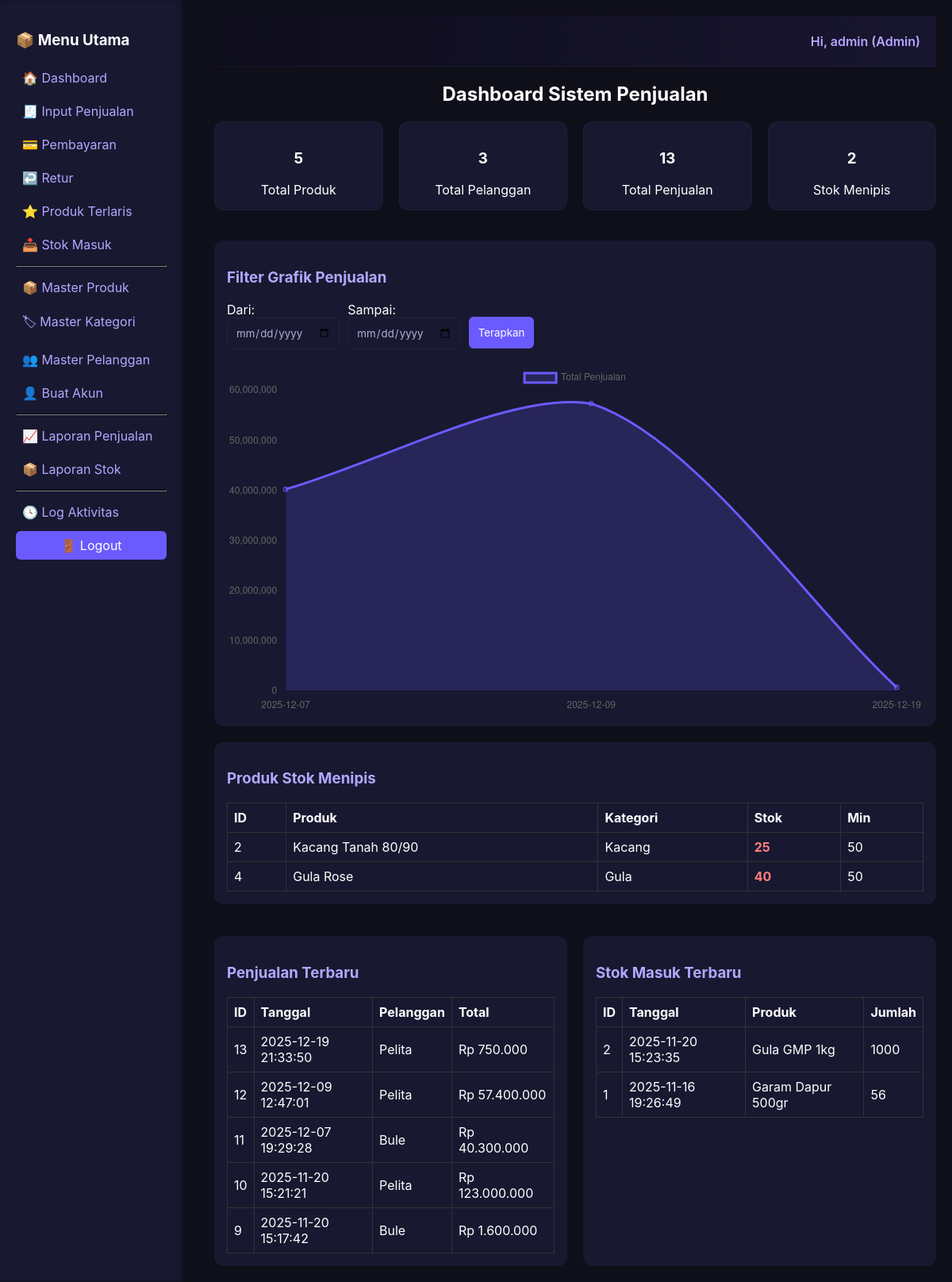
/pages/dashboard.php (signed in), run on the app's committed database.
### tables this page shows
CREATE TABLE `produk` (
  `produk_id` int(11) NOT NULL,
  `nama_produk` varchar(100) NOT NULL,
  `harga` decimal(12,2) NOT NULL,
  `stok` int(11) DEFAULT 0,
  `stok_minimum` int(11) DEFAULT 50,
  `kategori_id` int(11) DEFAULT NULL
);

CREATE TABLE `kategori_produk` (
  `kategori_id` int(11) NOT NULL,
  `nama_kategori` varchar(100) NOT NULL,
  `deskripsi` text DEFAULT NULL
);

CREATE TABLE `penjualan` (
  `penjualan_id` int(11) NOT NULL,
  `no_nota` int(11) NOT NULL,
  `tanggal` datetime DEFAULT current_timestamp(),
  `total` decimal(12,2) DEFAULT 0.00,
  `customer_id` int(11) DEFAULT NULL,
  `user_id` int(11) DEFAULT NULL,
  `status_pembayaran` enum('Lunas','Belum Lunas') DEFAULT 'Belum Lunas'
);

CREATE TABLE `customer` (
  `customer_id` int(11) NOT NULL,
  `nama_toko` varchar(100) NOT NULL,
  `alamat` text DEFAULT NULL,
  `telepon` varchar(20) DEFAULT NULL
);

CREATE TABLE `stok_masuk` (
  `stok_id` int(11) NOT NULL,
  `produk_id` int(11) NOT NULL,
  `user_id` int(11) NOT NULL,
  `tanggal` datetime DEFAULT current_timestamp(),
  `jumlah` int(11) NOT NULL,
  `keterangan` text DEFAULT NULL
);

### includes/funcs.php (called while the page is built, shortened)
<?php
function rupiah($n){
    return "Rp " . number_format($n,0,',','.');
}

### pages/dashboard.php (the view, shortened to what this page needs)
<?php
require_once __DIR__ . '/../config/database.php';
require_once __DIR__ . '/../includes/funcs.php';
$username = $_SESSION['username'];
$role     = ucfirst($_SESSION['role']);
$total_produk    = $pdo->query("SELECT COUNT(*) FROM produk")->fetchColumn();
$total_pelanggan = $pdo->query("SELECT COUNT(*) FROM customer")->fetchColumn();
$total_penjualan = $pdo->query("SELECT COUNT(*) FROM penjualan")->fetchColumn();
$stok_menipis    = $pdo->query("SELECT COUNT(*) FROM produk WHERE stok < stok_minimum")->fetchColumn();
$start = $_GET['start'] ?? '';
$end   = $_GET['end'] ?? '';
$where = "";
$params = [];
if (!$start && !$end) {
    $where .= " AND tanggal >= CURDATE() - INTERVAL 30 DAY";
}
$single_day = ($start && $end && $start == $end);
if ($single_day) {
    $sql_chart = "
        SELECT DATE_FORMAT(tanggal, '%H:%i') AS label, SUM(total) AS total
        FROM penjualan
        WHERE 1=1 $where
        GROUP BY HOUR(tanggal), MINUTE(tanggal)
        ORDER BY tanggal ASC
    ";
}
else {
    $sql_chart = "
        SELECT DATE(tanggal) AS label, SUM(total) AS total
        FROM penjualan
        WHERE 1=1 $where
        GROUP BY DATE(tanggal)
        ORDER BY label ASC
    ";
}
$stmt = $pdo->prepare($sql_chart);
$stmt->execute($params);
$chart = $stmt->fetchAll(PDO::FETCH_ASSOC);
$labels = [];
$totals = [];
foreach ($chart as $row) {
    $labels[] = $row['label'];
    $totals[] = (float)$row['total'];
}
$low_stock_products = $pdo->query("
    SELECT p.*, k.nama_kategori
    FROM produk p
    LEFT JOIN kategori_produk k ON p.kategori_id = k.kategori_id
    WHERE stok < stok_minimum
    ORDER BY stok ASC
")->fetchAll();
$penjualan_recent = $pdo->query("
    SELECT pj.*, c.nama_toko, u.username
    FROM penjualan pj
    LEFT JOIN customer c ON pj.customer_id = c.customer_id
    LEFT JOIN users u ON pj.user_id = u.user_id
    ORDER BY pj.tanggal DESC
    LIMIT 5
")->fetchAll();
$stok_recent = $pdo->query("
    SELECT sm.*, p.nama_produk, u.username
    FROM stok_masuk sm
    LEFT JOIN produk p ON sm.produk_id = p.produk_id
    LEFT JOIN users u ON sm.user_id = u.user_id
    ORDER BY sm.tanggal DESC
    LIMIT 5
")->fetchAll();
?>
<!DOCTYPE html>
<html lang="id">
<head>
<link rel="stylesheet" href="../assets/css/style.css">
</head>
<body>
<div class="sidebar">
    <h3>📦 Menu Utama</h3>
    <a href="dashboard.php">🏠 Dashboard</a>
    <a href="penjualan.php">🧾 Input Penjualan</a>
    <a href="pembayaran.php">💳 Pembayaran</a>
    <a href="retur.php">↩️ Retur</a>
    <a href="best_seller.php">⭐ Produk Terlaris</a>
    <a href="stok_masuk.php">📥 Stok Masuk</a>
    <hr style="border-color:#333;">
    <a href="master_produk.php">📦 Master Produk</a>
    <a href="master_kategori.php">🏷 Master Kategori</a>
    <a href="customer.php">👥 Master Pelanggan</a>
    <?php if ($_SESSION['role'] === 'admin'): ?>
  <a href="create_user.php">👤 Buat Akun</a>
<?php endif; ?>
    <hr style="border-color:#333;">
    <a href="laporan_penjualan.php">📈 Laporan Penjualan</a>
    <a href="laporan_stok.php">📦 Laporan Stok</a>
    <hr style="border-color:#333;">
    <a href="log_aktivitas.php">🕓 Log Aktivitas</a>
    <a href="../logout.php" style="background:#6b5bff;color:#fff;padding:8px;text-align:center;border-radius:6px;">🚪 Logout</a>
</div>
<div class="content">
<div class="topbar">
    <div style="color:#b3a7ff;font-weight:600;">Hi, <?= $username ?> (<?= $role ?>)</div>
</div>
<h2 style="text-align:center;">Dashboard Sistem Penjualan</h2>
<div class="grid">
    <div class="card"><h3><?= $total_produk ?></h3>Total Produk</div>
    <div class="card"><h3><?= $total_pelanggan ?></h3>Total Pelanggan</div>
    <div class="card"><h3><?= $total_penjualan ?></h3>Total Penjualan</div>
    <div class="card"><h3><?= $stok_menipis ?></h3>Stok Menipis</div>
</div>
<div class="chart-box">
    <h3 style="color:#b3a7ff;">Filter Grafik Penjualan</h3>
    <form method="get" style="display:flex;gap:10px;align-items:center;">
        <div>
            <label>Dari:</label><br>
            <input type="date" name="start" value="<?= $start ?>">
        </div>
        <div>
            <label>Sampai:</label><br>
            <input type="date" name="end" value="<?= $end ?>">
        </div>
        <button class="btn" style="height:40px;margin-top:18px;">Terapkan</button>
    </form>
    <canvas id="chartPenjualan" style="margin-top:20px;"></canvas>
</div>
<div class="chart-box">
<h3 style="color:#b3a7ff;">Produk Stok Menipis</h3>
<table class="table">
<tr><th>ID</th><th>Produk</th><th>Kategori</th><th>Stok</th><th>Min</th></tr>
<?php if(!$low_stock_products): ?>
<tr><td colspan="5" style="text-align:center;">Semua stok aman</td></tr>
<?php else: foreach($low_stock_products as $p): ?>
<tr>
    <td><?= $p['produk_id'] ?></td>
    <td><?= $p['nama_produk'] ?></td>
    <td><?= $p['nama_kategori'] ?></td>
    <td style="color:#ff7f7f;font-weight:bold;"><?= $p['stok'] ?></td>
    <td><?= $p['stok_minimum'] ?></td>
</tr>
<?php endforeach; endif; ?>
</table>
</div>
<div style="display:flex;gap:20px;margin-top:20px;flex-wrap:wrap;">
    <div class="chart-box" style="flex:1;min-width:300px;">
        <h3 style="color:#b3a7ff;">Penjualan Terbaru</h3>
        <table class="table">
            <tr><th>ID</th><th>Tanggal</th><th>Pelanggan</th><th>Total</th></tr>
            <?php foreach($penjualan_recent as $pj): ?>
            <tr>
                <td><?= $pj['penjualan_id'] ?></td>
                <td><?= $pj['tanggal'] ?></td>
                <td><?= $pj['nama_toko'] ?></td>
                <td><?= rupiah($pj['total']) ?></td>
            </tr>
            <?php endforeach; ?>
        </table>
    </div>
    <div class="chart-box" style="flex:1;min-width:300px;">
        <h3 style="color:#b3a7ff;">Stok Masuk Terbaru</h3>
        <table class="table">
            <tr><th>ID</th><th>Tanggal</th><th>Produk</th><th>Jumlah</th></tr>
            <?php foreach($stok_recent as $sm): ?>
            <tr>
                <td><?= $sm['stok_id'] ?></td>
                <td><?= $sm['tanggal'] ?></td>
                <td><?= $sm['nama_produk'] ?></td>
                <td><?= $sm['jumlah'] ?></td>
            </tr>
            <?php endforeach; ?>
        </table>
    </div>
</div>
</div>
<script>
new Chart(document.getElementById('chartPenjualan'), {
    type: 'line',
    data: {
        labels: <?= json_encode($labels) ?>,
        datasets: [{
            label: "Total Penjualan",
            data: <?= json_encode($totals) ?>,
            borderColor: "#6b5bff",
            backgroundColor: "rgba(107,91,255,0.2)",
            fill:true,
            tension:0.3
        }]
    }
});
</script>
</body>
</html>

### assets/css/style.css (style rules this page uses)
:root { --bg:#0c0b1a; --panel:#121026; --muted:#aeb0d6; --accent:#6a5acd; --accent-2:#7b68ee; --card:#17142b; }
* { box-sizing:border-box;font-family:Inter,system-ui,-apple-system,Segoe UI,Roboto,'Helvetica Neue',Arial; }
body { margin:0;background:linear-gradient(180deg,#070616,#0c0b1a);color:var(--muted);min-height:100vh }
.topbar { height:64px;display:flex;align-items:center;justify-content:space-between;padding:0 20px;background:linear-gradient(90deg, rgba(14,13,28,0.85), rgba(26,23,51,0.85));border-bottom:1px solid rgba(255,255,255,0.03) }
.sidebar { width:240px;background:var(--panel);padding:20px;box-shadow: inset -2px 0 6px rgba(0,0,0,0.3) }
.sidebar a { display:block;padding:10px 12px;color:var(--muted);text-decoration:none;border-radius:8px;margin-bottom:8px }
.content { flex:1;padding:20px }
.card { background:linear-gradient(180deg, rgba(20,19,40,0.45), rgba(26,23,51,0.45));padding:18px;border-radius:12px;border:1px solid rgba(255,255,255,0.03);margin-bottom:18px }
.grid { display:grid;grid-template-columns:repeat(auto-fit,minmax(220px,1fr));gap:16px }
.table { width:100%;border-collapse:collapse;margin-top:12px }
.table th,.table td { padding:10px;border-bottom:1px solid rgba(255,255,255,0.03);text-align:left }
.btn { display:inline-block;padding:8px 12px;border-radius:8px;border:none;background:var(--accent);color:#fff;cursor:pointer }
input,select,textarea { width:100%;padding:10px;border-radius:8px;border:1px solid rgba(255,255,255,0.04);background:transparent;color:var(--muted) }

### pages/dashboard.php (style rules this page uses)
body { background:#0f0f1a;color:#fff;font-family:Poppins,sans-serif;margin:0; }
.sidebar { position:fixed;top:0;left:0;height:100%;width:230px;background:#181830;padding:20px;overflow-y:auto; }
.sidebar a { display:block;color:#b3a7ff;padding:8px;margin:6px 0;text-decoration:none;border-radius:6px; }
.content { margin-left:250px;padding:20px; }
.topbar { display:flex;justify-content:flex-end;gap:12px;margin-bottom:10px; }
.grid { display:grid;grid-template-columns:repeat(auto-fit,minmax(200px,1fr));gap:20px;margin-top:10px; }
.card { background:#181830;border-radius:12px;padding:15px;text-align:center; }
.chart-box { background:#181830;padding:16px;border-radius:12px;margin-top:20px; }
.table { width:100%;border-collapse:collapse;margin-top:10px; }
.table th,.table td { border:1px solid #333;padding:8px; }
.btn { background:#6b5bff;color:#fff;border:none;padding:8px 12px;border-radius:6px;cursor:pointer; }

### data on the page
produk: produk_id "2", nama_produk "Kacang Tanah 80/90", kategori.nama_kategori "Kacang", stok "25", stok_minimum "50"
produk: produk_id "4", nama_produk "Gula Rose", kategori.nama_kategori "Gula", stok "40", stok_minimum "50"
penjualan: penjualan_id "13", tanggal "2025-12-19 21:33:50", customer.nama_toko "Pelita", total "Rp 750.000"
penjualan: penjualan_id "12", tanggal "2025-12-09 12:47:01", customer.nama_toko "Pelita", total "Rp 57.400.000"
penjualan: penjualan_id "11", tanggal "2025-12-07 19:29:28", customer.nama_toko "Bule", total "Rp 40.300.000"
penjualan: penjualan_id "10", tanggal "2025-11-20 15:21:21", customer.nama_toko "Pelita", total "Rp 123.000.000"
penjualan: penjualan_id "9", tanggal "2025-11-20 15:17:42", customer.nama_toko "Bule", total "Rp 1.600.000"
stok_masuk: stok_id "2", tanggal "2025-11-20 15:23:35", produk.nama_produk "Gula GMP 1kg", jumlah "1000"
stok_masuk: stok_id "1", tanggal "2025-11-16 19:26:49", produk.nama_produk "Garam Dapur 500gr", jumlah "56"

### other printed values
$username "admin"
$role "Admin"
$total_produk "5"
$total_pelanggan "3"
$total_penjualan "13"
$stok_menipis "2"
chart data {{ json_encode($labels) }} ["2025-12-07","2025-12-09","2025-12-19"]
chart data {{ json_encode($totals) }} [40300000,57400000,750000]
